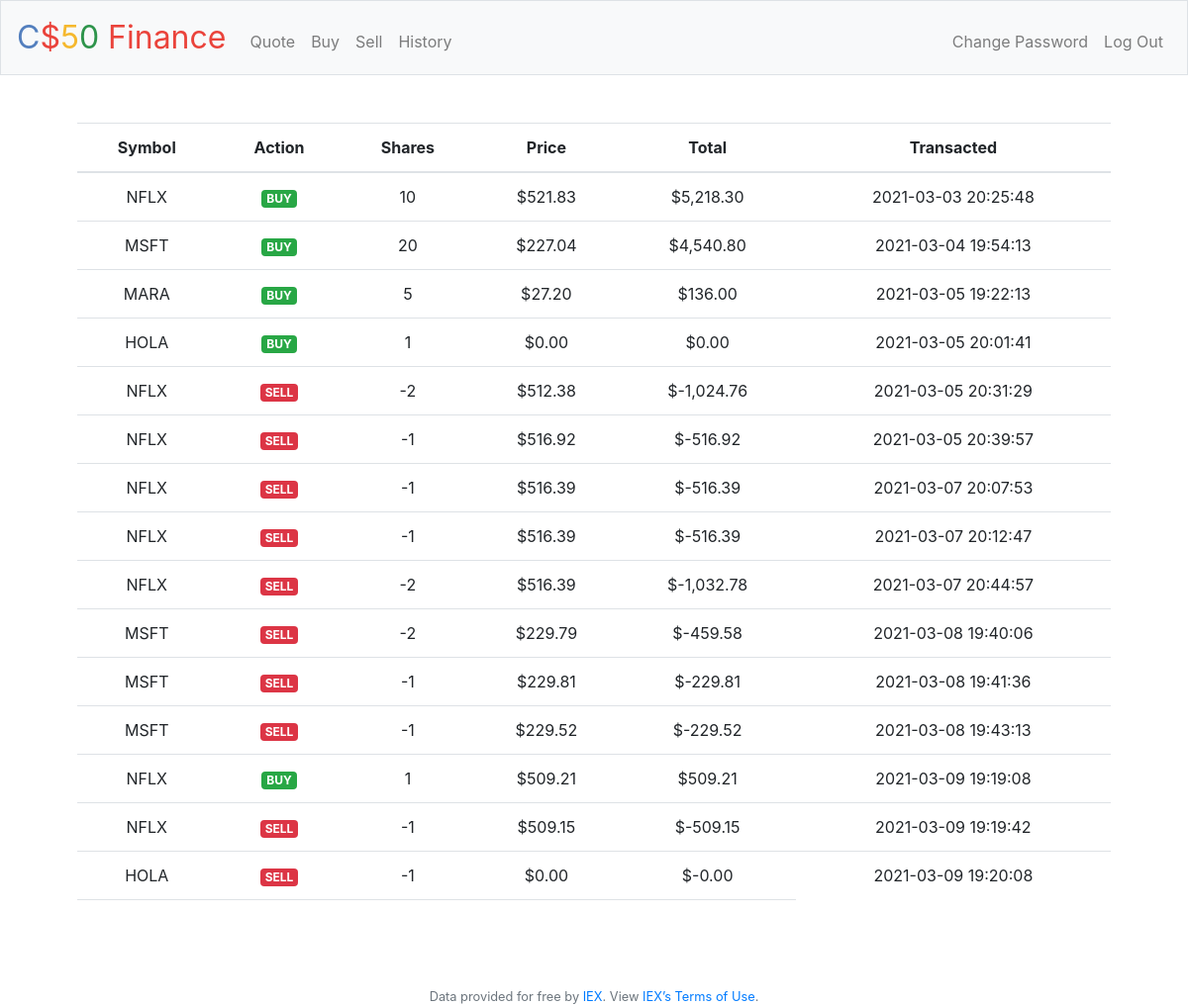
Screenshot of /history (signed in) with the database file from the repository.
### tables this page shows
CREATE TABLE 'history' ('id' INTEGER PRIMARY KEY AUTOINCREMENT NOT NULL,
                        'user_id' INTEGER NOT NULL, 'symbol' TEXT NOT NULL, 'shares' INTEGER NOT NULL, 'price' NUMERIC NOT NULL,
                        'created_at' DATETIME  NOT NULL DEFAULT CURRENT_TIMESTAMP, FOREIGN KEY(user_id) REFERENCES users(id));

### finance/application.py (the view)
@app.route("/history")
@login_required
def history():
    rows = hist.get_history_by_user_id(session["user_id"])
    return render_template("history.html", history=rows)

### finance/application.py (called while the page is built)
@app.after_request
def after_request(response):
    response.headers["Cache-Control"] = "no-cache, no-store, must-revalidate"
    response.headers["Expires"] = 0
    response.headers["Pragma"] = "no-cache"
    return response

### finance/helpers.py (called while the page is built)
def login_required(f):
    @wraps(f)
    def decorated_function(*args, **kwargs):
        if session.get("user_id") is None:
            return redirect("/login")
        return f(*args, **kwargs)
    return decorated_function

def usd(value):
    return f"${value:,.2f}"

### finance/models/history.py (called while the page is built)
def get_history_by_user_id(id):
    history = db.execute("SELECT * FROM history WHERE user_id = ?", id)
    return history

### finance/templates/history.html (shortened to what this page needs)
{% extends "layout.html" %}
{% block main %}
    <table class="table">
        <thead>
            <tr>
                <th>Symbol</th>
                <th>Action</th>
                <th>Shares</th>
                <th>Price</th>
                <th>Total</th>
                <th>Transacted</th>
            </tr>
        </thead>
        <tbody>
            {% for item in history %}
                <tr>
                    <td>{{ item.symbol }}</td>
                    <td>
                        {% if item.shares > 0 %}
                            <span class="badge badge-success">BUY</span>
                        {% else %}
                            <span class="badge badge-danger">SELL</span>
                        {% endif %}
                    </td>
                    <td>{{ item.shares }}</td>
                    <td>{{ item.price | usd }}</td>
                    <td>{{ (item.price * item.shares) | usd}}</td>
                    <td>{{ item.created_at }}</td>
                </tr>
            {% endfor %}
            <tr>
                <td></td>
                <td></td>
                <td></td>
                <td></td>
                <td>{{ spent }}</td>
            </tr>
        </tbody>
    </table>
{% endblock %}

### finance/templates/layout.html (shortened to what this page needs)
<!DOCTYPE html>
<html lang="en">
    <head>
        <link rel="stylesheet" href="https://cdn.jsdelivr.net/npm/bootstrap@4.5.3/dist/css/bootstrap.min.css">
        <link href="/static/styles.css" rel="stylesheet">
    </head>
    <body>
        <nav class="navbar navbar-expand-md navbar-light bg-light border">
            <a class="navbar-brand" href="/"><span class="blue">C</span><span class="red">$</span><span class="yellow">5</span><span class="green">0</span> <span class="red">Finance</span></a>
            <div class="collapse navbar-collapse" id="navbar">
                {% if session.user_id %}
                    <ul class="navbar-nav mr-auto mt-2">
                        <li class="nav-item"><a class="nav-link" href="/quote">Quote</a></li>
                        <li class="nav-item"><a class="nav-link" href="/buy">Buy</a></li>
                        <li class="nav-item"><a class="nav-link" href="/sell">Sell</a></li>
                        <li class="nav-item"><a class="nav-link" href="/history">History</a></li>
                    </ul>
                    <ul class="navbar-nav ml-auto mt-2">
                        <li class="nav-item"><a class="nav-link" href="/change_pwd">Change Password</a></li>
                        <li class="nav-item"><a class="nav-link" href="/logout">Log Out</a></li>
                    </ul>
                {% else %}
                    <ul class="navbar-nav ml-auto mt-2">
                        <li class="nav-item"><a class="nav-link" href="/register">Register</a></li>
                        <li class="nav-item"><a class="nav-link" href="/login">Log In</a></li>
                    </ul>
                {% endif %}
            </div>
        </nav>
        <main class="container p-5">
            {% block main %}{% endblock %}
        </main>
        <footer class="small text-center text-muted">
            Data provided for free by <a href="https://iextrading.com/developer">IEX</a>. View <a href="https://iextrading.com/api-exhibit-a/">IEX’s Terms of Use</a>.
        </footer>
    </body>
</html>

### finance/static/styles.css (style rules this page uses)
nav .navbar-brand { font-size: xx-large; }
nav .navbar-brand .blue { color: #537fbe; }
nav .navbar-brand .red { color: #ea433b; }
nav .navbar-brand .yellow { color: #f5b82e; }
nav .navbar-brand .green { color: #2e944b; }
main { overflow-x: auto; text-align: center; }

### rows the page displays
history: symbol "NFLX", shows "BUY", shares "10", price "$521.83", (item.price*item.shares)|usd "$5,218.30", created_at "2021-03-03 20:25:48"
history: symbol "MSFT", shows "BUY", shares "20", price "$227.04", (item.price*item.shares)|usd "$4,540.80", created_at "2021-03-04 19:54:13"
history: symbol "MARA", shows "BUY", shares "5", price "$27.20", (item.price*item.shares)|usd "$136.00", created_at "2021-03-05 19:22:13"
history: symbol "HOLA", shows "BUY", shares "1", price "$0.00", (item.price*item.shares)|usd "$0.00", created_at "2021-03-05 20:01:41"
history: symbol "NFLX", shows "SELL", shares "-2", price "$512.38", (item.price*item.shares)|usd "$-1,024.76", created_at "2021-03-05 20:31:29"
history: symbol "NFLX", shows "SELL", shares "-1", price "$516.92", (item.price*item.shares)|usd "$-516.92", created_at "2021-03-05 20:39:57"
history: symbol "NFLX", shows "SELL", shares "-1", price "$516.39", (item.price*item.shares)|usd "$-516.39", created_at "2021-03-07 20:07:53"
history: symbol "NFLX", shows "SELL", shares "-1", price "$516.39", (item.price*item.shares)|usd "$-516.39", created_at "2021-03-07 20:12:47"
history: symbol "NFLX", shows "SELL", shares "-2", price "$516.39", (item.price*item.shares)|usd "$-1,032.78", created_at "2021-03-07 20:44:57"
history: symbol "MSFT", shows "SELL", shares "-2", price "$229.79", (item.price*item.shares)|usd "$-459.58", created_at "2021-03-08 19:40:06"
history: symbol "MSFT", shows "SELL", shares "-1", price "$229.81", (item.price*item.shares)|usd "$-229.81", created_at "2021-03-08 19:41:36"
history: symbol "MSFT", shows "SELL", shares "-1", price "$229.52", (item.price*item.shares)|usd "$-229.52", created_at "2021-03-08 19:43:13"
history: symbol "NFLX", shows "BUY", shares "1", price "$509.21", (item.price*item.shares)|usd "$509.21", created_at "2021-03-09 19:19:08"
history: symbol "NFLX", shows "SELL", shares "-1", price "$509.15", (item.price*item.shares)|usd "$-509.15", created_at "2021-03-09 19:19:42"
history: symbol "HOLA", shows "SELL", shares "-1", price "$0.00", (item.price*item.shares)|usd "$-0.00", created_at "2021-03-09 19:20:08"
